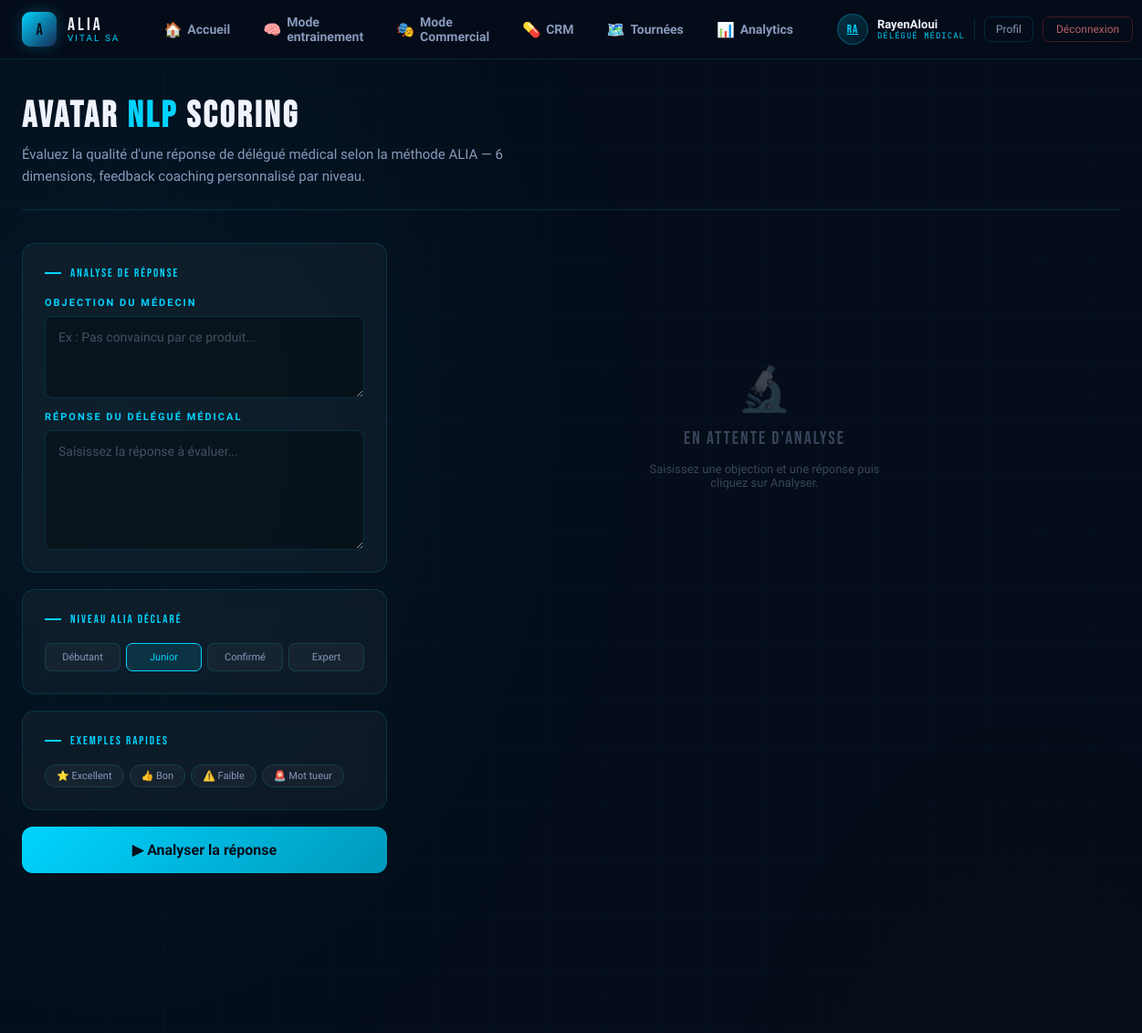
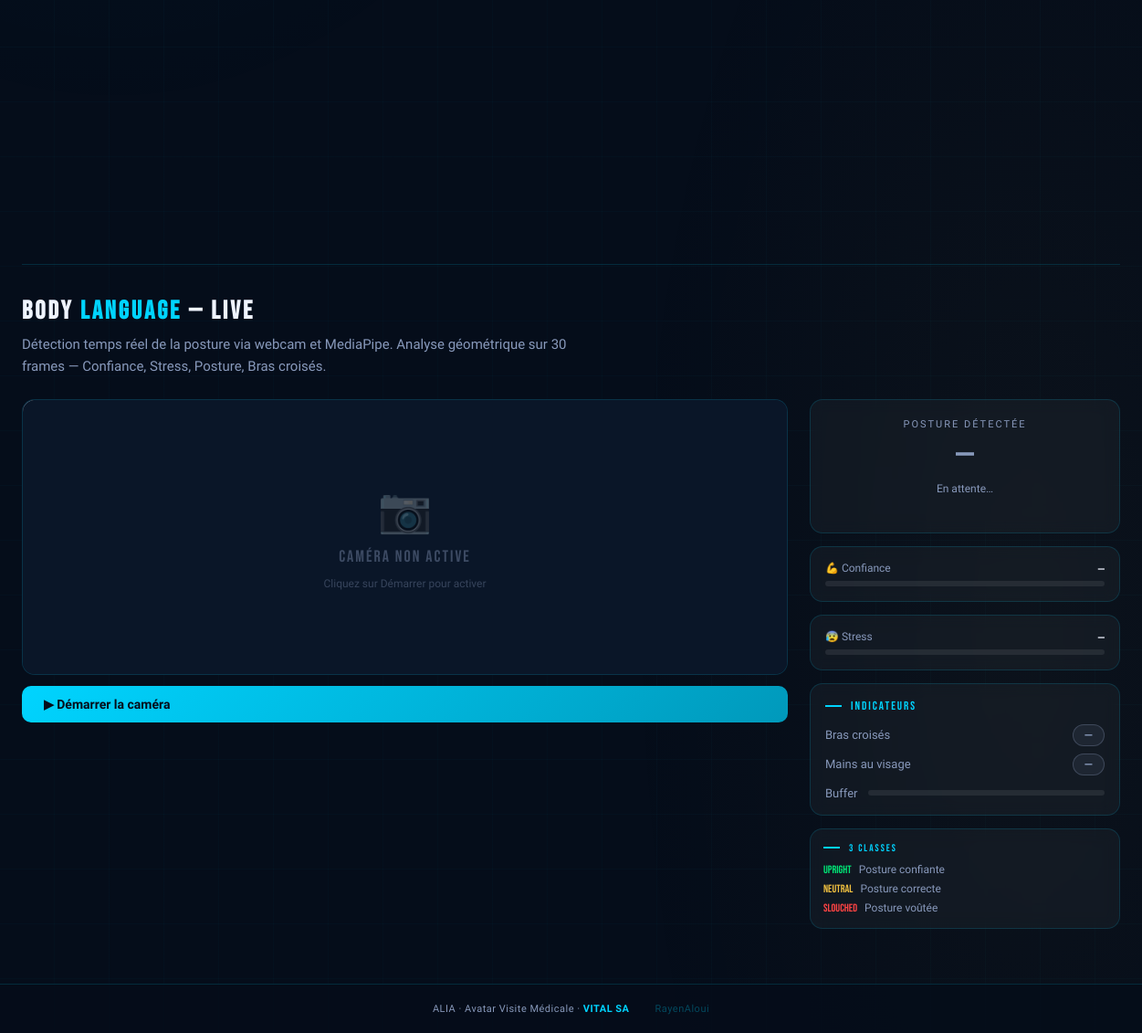
/avatar/ (signed in), run on an earlier commit of the app's database (2 pictures, top to bottom).
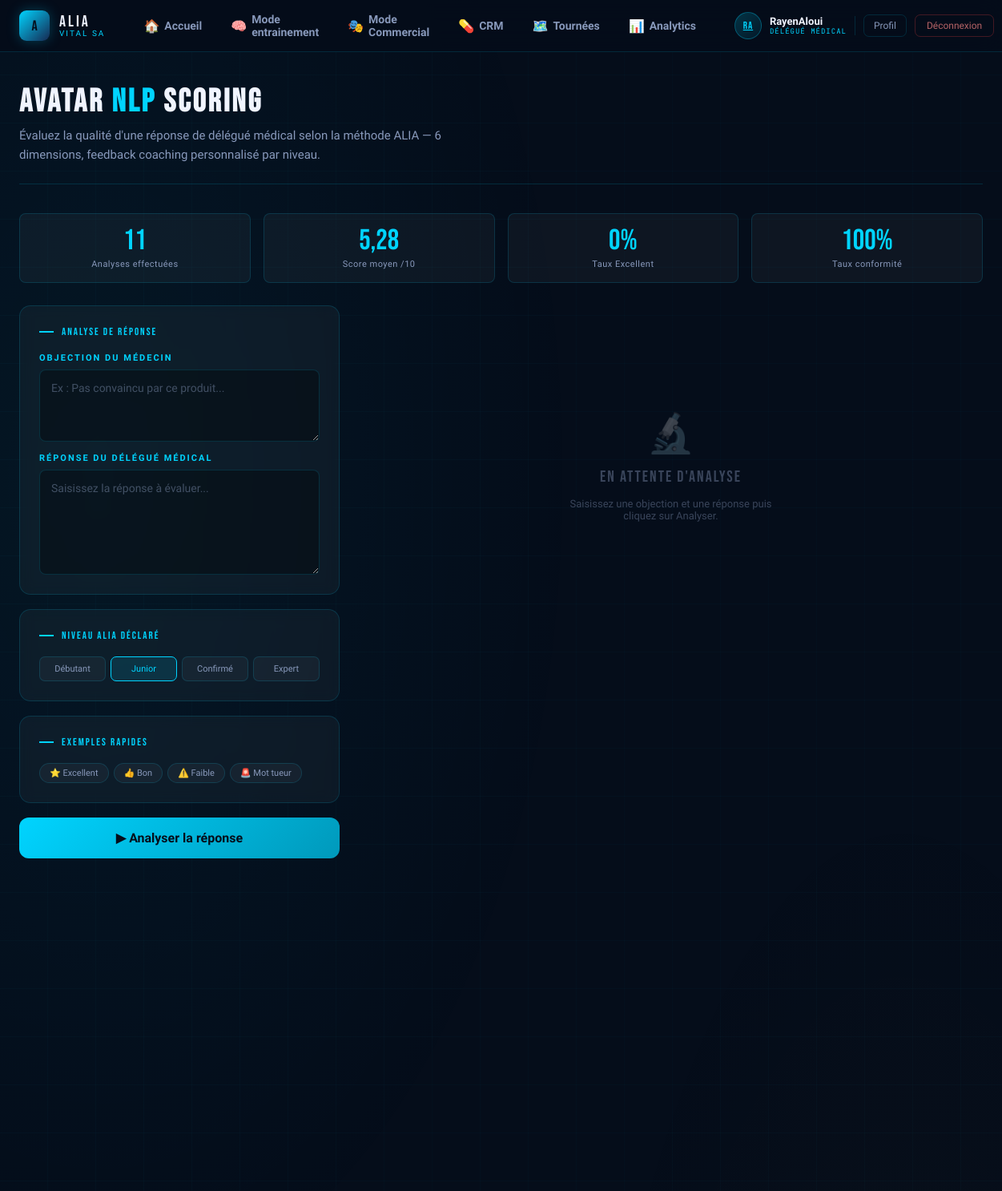
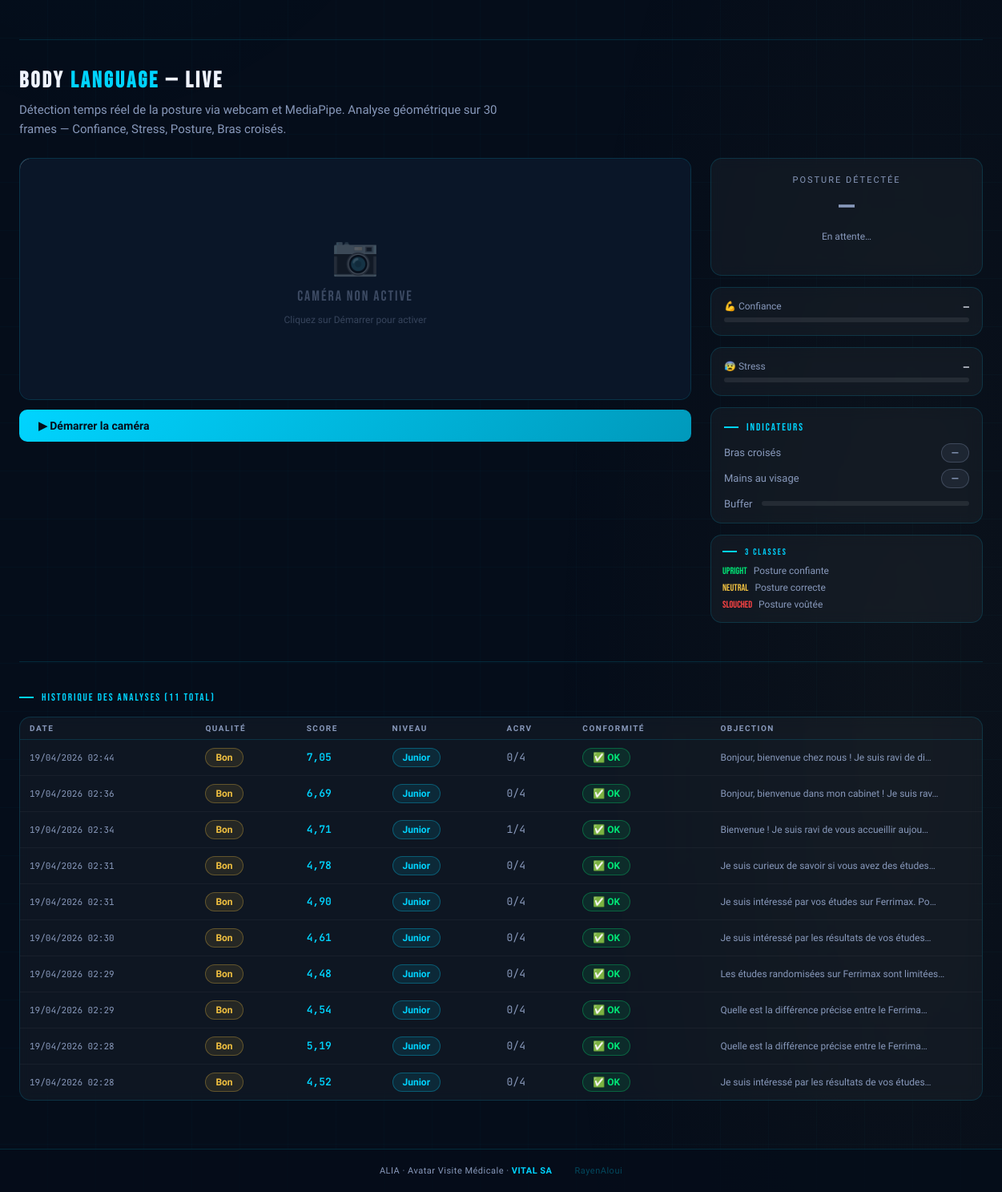
And on a later commit of the database (2 pictures, top to bottom).
### apps/accounts/models.py (models this page shows, shortened)
class UserProfile(models.Model):
    ROLE_CHOICES = [
        ('delegue', 'Délégué médical'),
        ('manager', 'Manager'),
    ]
    user        = models.OneToOneField(User, on_delete=models.CASCADE,
                                       related_name='profile')
    role        = models.CharField(max_length=20, choices=ROLE_CHOICES,
                                   default='delegue')
    region      = models.CharField(max_length=100, blank=True,
                                   default='Grand Tunis')
    telephone   = models.CharField(max_length=20, blank=True)
    created_at  = models.DateTimeField(auto_now_add=True)
    xp          = models.IntegerField(default=0)
    level       = models.IntegerField(default=1)
    badges      = models.JSONField(default=list, blank=True)
    unlocked_bosses = models.JSONField(default=list, blank=True)
    class Meta:
        verbose_name        = 'Profil utilisateur'
        verbose_name_plural = 'Profils utilisateurs'
    @property
    def display_name(self):
        return self.user.get_full_name() or self.user.username
    @property
    def initials(self):
        fn = self.user.first_name
        ln = self.user.last_name
        if fn and ln:
            return (fn[0] + ln[0]).upper()
        return self.user.username[:2].upper()

### apps/avatar/models.py (models this page shows, shortened)
class NLPAnalysis(models.Model):
    user = models.ForeignKey(settings.AUTH_USER_MODEL, on_delete=models.CASCADE, null=True, blank=True, verbose_name="Délégué")
    objection      = models.TextField(verbose_name="Objection du médecin")
    response       = models.TextField(verbose_name="Réponse du délégué")
    niveau_alia_input = models.CharField(
        max_length=20, default="Junior",
        verbose_name="Niveau ALIA saisi",
        choices=[
            ('Débutant', 'Débutant'),
            ('Junior',   'Junior'),
            ('Confirmé', 'Confirmé'),
            ('Expert',   'Expert'),
        ]
    )
    quality        = models.CharField(max_length=20, verbose_name="Qualité")
    overall_score  = models.FloatField(verbose_name="Score global ALIA")
    score_scientific = models.FloatField(verbose_name="Score scientifique")
    score_clarity    = models.FloatField(verbose_name="Score clarté")
    score_objection  = models.FloatField(verbose_name="Score objection")
    sentiment        = models.CharField(max_length=20, verbose_name="Sentiment")
    niveau_alia_pred = models.CharField(max_length=20, verbose_name="Niveau ALIA prédit")
    visit_format     = models.CharField(max_length=20, verbose_name="Format visite")
    conformite       = models.BooleanField(verbose_name="Conformité")
    acrv_score       = models.IntegerField(default=0, verbose_name="Score A-C-R-V")
    created_at     = models.DateTimeField(default=timezone.now, verbose_name="Date analyse")
    class Meta:
        verbose_name        = "Analyse NLP"
        verbose_name_plural = "Analyses NLP"
        ordering            = ['-created_at']

### apps/avatar/views.py (the view)
# urls.py: path('',              views.avatar_index,  name='index'),
@login_required
def avatar_index(request):
    history = NLPAnalysis.objects.filter(user=request.user).order_by('-created_at')[:10]
    stats   = _compute_stats(request.user)
    context = {'page':'avatar','history':history,'stats':stats}
    return render(request, 'avatar/index.html', context)

### templates/avatar/index.html (shortened to what this page needs)
{% extends 'base.html' %}
{% load static %}
{% block content %}
<div class="page-header">
  <h1>Avatar <span>NLP</span> Scoring</h1>
  <p>Évaluez la qualité d'une réponse de délégué médical selon la méthode ALIA —
     6 dimensions, feedback coaching personnalisé par niveau.</p>
</div>
{% if stats.total > 0 %}
<div class="stats-row" style="margin-bottom:28px">
  <div class="stat-card">
    <div class="stat-val">{{ stats.total }}</div>
    <div class="stat-label">Analyses effectuées</div>
  </div>
  <div class="stat-card">
    <div class="stat-val">{{ stats.avg_score }}</div>
    <div class="stat-label">Score moyen /10</div>
  </div>
  <div class="stat-card">
    <div class="stat-val">{{ stats.pct_excellent }}%</div>
    <div class="stat-label">Taux Excellent</div>
  </div>
  <div class="stat-card">
    <div class="stat-val">{{ stats.pct_conforme }}%</div>
    <div class="stat-label">Taux conformité</div>
  </div>
</div>
{% endif %}
<div class="avatar-grid">
  <div style="display:flex; flex-direction:column; gap:18px;">
    <div class="card">
      <div class="card-title">Analyse de réponse</div>
      <div class="form-group" style="margin-bottom:14px">
        <label class="form-label">Objection du médecin</label>
        <textarea id="objection" class="form-control" rows="3"
          placeholder="Ex : Pas convaincu par ce produit..."></textarea>
      </div>
      <div class="form-group">
        <label class="form-label">Réponse du délégué médical</label>
        <textarea id="response" class="form-control" rows="5"
          placeholder="Saisissez la réponse à évaluer..."></textarea>
      </div>
    </div>
    <div class="card">
      <div class="card-title">Niveau ALIA déclaré</div>
      <div class="niveau-btns" id="niveauBtns">
        <button class="niveau-btn" data-n="Débutant">Débutant</button>
        <button class="niveau-btn active" data-n="Junior">Junior</button>
        <button class="niveau-btn" data-n="Confirmé">Confirmé</button>
        <button class="niveau-btn" data-n="Expert">Expert</button>
      </div>
    </div>
    <div class="card">
      <div class="card-title">Exemples rapides</div>
      <div class="chip-row">
        <span class="chip" data-ex="excellent">⭐ Excellent</span>
        <span class="chip" data-ex="bon">👍 Bon</span>
        <span class="chip" data-ex="faible">⚠️ Faible</span>
        <span class="chip" data-ex="mottueur">🚨 Mot tueur</span>
      </div>
    </div>
    <button class="btn btn-primary btn-full btn-lg" id="analyzeBtn" onclick="analyze()">
      ▶ Analyser la réponse
    </button>
  </div>
  <div>
    <div id="emptyState" style="display:flex; flex-direction:column; align-items:center; justify-content:center; min-height:400px; gap:14px; color:var(--white-dim); text-align:center;">
      <div style="font-size:48px; opacity:.25">🔬</div>
      <div style="font-family:'Bebas Neue',cursive; font-size:20px; letter-spacing:2px; opacity:.4">En attente d'analyse</div>
      <div style="font-size:13px; opacity:.4; max-width:260px">Saisissez une objection et une réponse puis cliquez sur Analyser.</div>
    </div>
  </div>
</div>
<div style="margin-top:48px; padding-top:36px; border-top:1px solid var(--border);">
  <div class="page-header" style="border-bottom:none; margin-bottom:24px; padding-bottom:0;">
    <h1 style="font-size:28px;">Body <span>Language</span> — Live</h1>
    <p>Détection temps réel de la posture via webcam et MediaPipe.
       Analyse géométrique sur 30 frames — Confiance, Stress, Posture, Bras croisés.</p>
  </div>
  <div style="display:grid; grid-template-columns:1fr 340px; gap:24px; align-items:start;">
    <div>
      <div style="position:relative; border-radius:var(--radius); overflow:hidden;
                  border:1px solid var(--border); background:var(--navy-2);">
        <div id="streamOffline" style="position:absolute; inset:0; display:flex;
             flex-direction:column; align-items:center; justify-content:center;
             gap:12px; color:var(--white-dim); background:var(--navy-2);">
          <div style="font-size:48px; opacity:.3">📷</div>
          <div style="font-family:'Bebas Neue',cursive; font-size:18px; letter-spacing:2px; opacity:.4">
            Caméra non active
          </div>
          <div style="font-size:12px; opacity:.35">Cliquez sur Démarrer pour activer</div>
        </div>
      </div>
      <div style="display:flex; gap:10px; margin-top:12px;">
        <button id="btnStart" class="btn btn-primary" onclick="startStream()" style="flex:1">
          ▶ Démarrer la caméra
        </button>
      </div>
    </div>
    <div style="display:flex; flex-direction:column; gap:14px;">
      <div class="card" style="text-align:center; padding:20px;">
        <div style="font-size:11px; letter-spacing:2px; text-transform:uppercase;
                    color:var(--white-dim); margin-bottom:8px;">Posture détectée</div>
        <div id="blPosture" style="font-family:'Bebas Neue',cursive; font-size:40px;
             line-height:1; color:var(--white-dim);">—</div>
        <div id="blCoaching" style="font-size:12px; color:var(--white-dim); margin-top:8px;
             line-height:1.4; min-height:36px;">En attente…</div>
      </div>
      <div class="card" style="padding:16px;">
        <div class="gauge-wrap">
          <div class="gauge-header">
            <span class="gauge-label">💪 Confiance</span>
            <span class="gauge-val" id="blConf">—</span>
          </div>
          <div class="gauge-bg">
          </div>
        </div>
      </div>
      <div class="card" style="padding:16px;">
        <div class="gauge-wrap">
          <div class="gauge-header">
            <span class="gauge-label">😰 Stress</span>
            <span class="gauge-val" id="blStress">—</span>
          </div>
          <div class="gauge-bg">
          </div>
        </div>
      </div>
      <div class="card" style="padding:16px;">
        <div class="card-title" style="margin-bottom:12px;">Indicateurs</div>
        <div style="display:flex; flex-direction:column; gap:8px;">
          <div style="display:flex; justify-content:space-between; align-items:center;">
            <span style="font-size:13px; color:var(--white-dim);">Bras croisés</span>
            <span id="blArms" class="badge badge-dim">—</span>
          </div>
          <div style="display:flex; justify-content:space-between; align-items:center;">
            <span style="font-size:13px; color:var(--white-dim);">Mains au visage</span>
            <span id="blFace" class="badge badge-dim">—</span>
          </div>
          <div style="display:flex; justify-content:space-between; align-items:center; margin-top:4px;">
            <span style="font-size:13px; color:var(--white-dim);">Buffer</span>
            <div class="gauge-bg" style="flex:1; margin-left:12px;">
            </div>
          </div>
        </div>
      </div>
      <div class="card" style="padding:14px;">
        <div class="card-title" style="margin-bottom:10px; font-size:11px;">3 classes</div>
        <div style="display:flex; flex-direction:column; gap:6px; font-size:12px;">
          <div style="display:flex; align-items:center; gap:8px;">
            <span style="color:var(--green); font-family:'Bebas Neue',cursive;">UPRIGHT</span>
            <span style="color:var(--white-dim);">Posture confiante</span>
          </div>
          <div style="display:flex; align-items:center; gap:8px;">
            <span style="color:var(--gold); font-family:'Bebas Neue',cursive;">NEUTRAL</span>
            <span style="color:var(--white-dim);">Posture correcte</span>
          </div>
          <div style="display:flex; align-items:center; gap:8px;">
            <span style="color:var(--red); font-family:'Bebas Neue',cursive;">SLOUCHED</span>
            <span style="color:var(--white-dim);">Posture voûtée</span>
          </div>
        </div>
      </div>
    </div>
  </div>
</div>
{% if history %}
<div style="margin-top:48px; padding-top:36px; border-top:1px solid var(--border);">
  <div class="card-title" style="margin-bottom:16px">Historique des analyses ({{ stats.total }} total)</div>
  <div class="card" style="padding:0; overflow:hidden;">
    <table class="history-table">
      <thead>
        <tr>
          <th>Date</th>
          <th>Qualité</th>
          <th>Score</th>
          <th>Niveau</th>
          <th>ACRV</th>
          <th>Conformité</th>
          <th>Objection</th>
        </tr>
      </thead>
      <tbody>
        {% for a in history %}
        <tr>
          <td style="font-family:'JetBrains Mono',monospace; font-size:11px; color:var(--white-dim);">
            {{ a.created_at|date:"d/m/Y H:i" }}
          </td>
          <td>
            <span class="badge {% if a.quality == 'Excellent' %}badge-green{% elif a.quality == 'Bon' %}badge-gold{% else %}badge-red{% endif %}">
              {{ a.quality }}
            </span>
          </td>
          <td style="font-family:'JetBrains Mono',monospace; font-weight:600; color:var(--cyan);">
            {{ a.overall_score|floatformat:2 }}
          </td>
          <td><span class="badge badge-cyan">{{ a.niveau_alia_pred }}</span></td>
          <td style="font-family:'JetBrains Mono',monospace; color:var(--white-dim);">{{ a.acrv_score }}/4</td>
          <td>
            {% if a.conformite %}
              <span class="badge badge-green">✅ OK</span>
            {% else %}
              <span class="badge badge-red">🚨 Non</span>
            {% endif %}
          </td>
          <td style="font-size:12px; color:var(--white-dim); max-width:200px; overflow:hidden; text-overflow:ellipsis; white-space:nowrap;">
            {{ a.objection|truncatechars:50 }}
          </td>
        </tr>
        {% endfor %}
      </tbody>
    </table>
  </div>
</div>
{% endif %}
{% endblock %}

### templates/base.html (shortened to what this page needs)
{% load static %}
<!DOCTYPE html>
<html lang="fr">
<head>
  <link rel="stylesheet" href="{% static 'css/style.css' %}">
</head>
<body>
  <nav class="navbar">
    <div class="nav-inner">
      <a href="{% url 'home:index' %}" class="nav-brand">
        <div class="nav-logo">A</div>
        <div class="nav-brand-text">
          <span class="nav-title">ALIA</span>
          <span class="nav-sub">VITAL SA</span>
        </div>
      </a>
      <div class="nav-links">
        <a href="{% url 'home:index' %}"
           class="nav-link {% if page == 'home' %}active{% endif %}">
          <span class="nav-icon">🏠</span> Accueil
        </a>
        <a href="{% url 'simulator:index' %}"
           class="nav-link {% if page == 'simulator' %}active{% endif %}">
          <span class="nav-icon">🧠</span> Mode entrainement
        </a>
        <a href="{{ modeling_url }}"
           class="nav-link {% if page == 'modeling' %}active{% endif %}">
          <span class="nav-icon">🎭</span> Mode Commercial
        </a>
         <a href="{% url 'crm:overview' %}"
           class="nav-link {% if page == 'crm' %}active{% endif %}">
          <span class="nav-icon">💊</span> CRM
        </a>
        <a href="{% url 'routes:index' %}"
           class="nav-link {% if page == 'routes' %}active{% endif %}">
          <span class="nav-icon">🗺️</span> Tournées
        </a>
        <a href="{% url 'analytics:index' %}"
           class="nav-link {% if page == 'analytics' %}active{% endif %}">
          <span class="nav-icon">📊</span> Analytics
        </a>
      </div>
      {% if user.is_authenticated %}
      <div class="nav-user">
        {% with profile=user.profile %}
        <a href="{% url 'accounts:profile' %}" class="nav-user-avatar"
           title="Mon profil">
          {{ profile.initials }}
        </a>
        <div class="nav-user-info">
          <span class="nav-user-name">{{ profile.display_name }}</span>
          <span class="nav-user-role">{{ profile.get_role_display }}</span>
        </div>
        {% endwith %}
        <a href="{% url 'accounts:profile' %}" class="nav-profile-link">Profil</a>
        <form class="nav-logout-form" method="post" action="{% url 'accounts:logout' %}">
          <button class="nav-logout-btn" type="submit">Déconnexion</button>
        </form>
      </div>
      {% endif %}
    </div>
  </nav>
  <main class="main-content">
    {% block content %}{% endblock %}
  </main>
  <footer class="footer">
    <div class="footer-inner">
      <span>ALIA · Avatar Visite Médicale · <strong>VITAL SA</strong></span>
      {% if user.is_authenticated %}
      <span style="color:rgba(0,212,255,0.3);font-size:11px;margin-left:16px;">
        {{ user.username }}
      </span>
      {% endif %}
    </div>
  </footer>
</body>
</html>

What changed in the data, as far as the page shows it:
added NLPAnalysis: created_at "19/04/2026 02:44", quality "Bon", overall_score "7,05", niveau_alia_pred "Junior", acrv_score "0", conformite "✅ OK", objection "Bonjour, bienvenue chez nous ! Je suis ravi de di…"
added NLPAnalysis: created_at "19/04/2026 02:36", quality "Bon", overall_score "6,69", niveau_alia_pred "Junior", acrv_score "0", conformite "✅ OK", objection "Bonjour, bienvenue dans mon cabinet ! Je suis rav…"
added NLPAnalysis: created_at "19/04/2026 02:34", quality "Bon", overall_score "4,71", niveau_alia_pred "Junior", acrv_score "1", conformite "✅ OK", objection "Bienvenue ! Je suis ravi de vous accueillir aujou…"
added NLPAnalysis: created_at "19/04/2026 02:31", quality "Bon", overall_score "4,78", niveau_alia_pred "Junior", acrv_score "0", conformite "✅ OK", objection "Je suis curieux de savoir si vous avez des études…"
added NLPAnalysis: created_at "19/04/2026 02:31", quality "Bon", overall_score "4,90", niveau_alia_pred "Junior", acrv_score "0", conformite "✅ OK", objection "Je suis intéressé par vos études sur Ferrimax. Po…"
added NLPAnalysis: created_at "19/04/2026 02:30", quality "Bon", overall_score "4,61", niveau_alia_pred "Junior", acrv_score "0", conformite "✅ OK", objection "Je suis intéressé par les résultats de vos études…"
added NLPAnalysis: created_at "19/04/2026 02:29", quality "Bon", overall_score "4,48", niveau_alia_pred "Junior", acrv_score "0", conformite "✅ OK", objection "Les études randomisées sur Ferrimax sont limitées…"
added NLPAnalysis: created_at "19/04/2026 02:29", quality "Bon", overall_score "4,54", niveau_alia_pred "Junior", acrv_score "0", conformite "✅ OK", objection "Quelle est la différence précise entre le Ferrima…"
added NLPAnalysis: created_at "19/04/2026 02:28", quality "Bon", overall_score "5,19", niveau_alia_pred "Junior", acrv_score "0", conformite "✅ OK", objection "Quelle est la différence précise entre le Ferrima…"
added NLPAnalysis: created_at "19/04/2026 02:28", quality "Bon", overall_score "4,52", niveau_alia_pred "Junior", acrv_score "0", conformite "✅ OK", objection "Je suis intéressé par les résultats de vos études…"
Also different on the page:
{{ stats.total }}: (not shown) → "11"
{{ stats.avg_score }}: (not shown) → "5,28"
{{ stats.pct_excellent }}: (not shown) → "0"
{{ stats.pct_conforme }}: (not shown) → "100"
text now shown: "Analyses effectuées Score moyen /10 % Taux Excellent % Taux conformité HISTORIQUE DES ANALYSES ( TOTAL) DATE QUALITÉ SCORE NIVEAU ACRV CONFORMITÉ OBJECTION"
